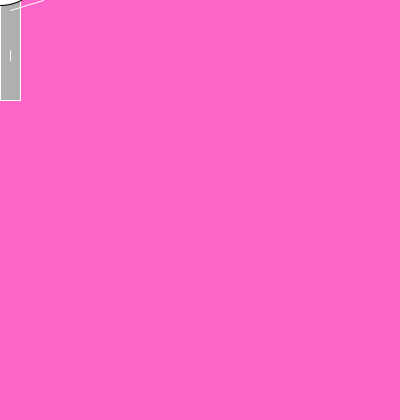
Frame 1 (no input)
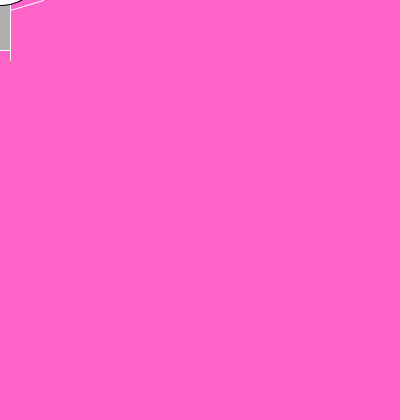
Frame 60 (the mouse pressed at the canvas centre just before this capture)
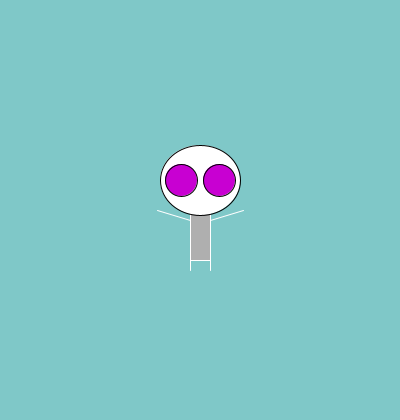
Frame 120 (the mouse held since frame 60 and released just before this capture)

The Processing sketch that drew these frames (run headless with seeded random() and noise(); from frame 60 on, the mouse is pressed at the canvas centre):

// Processing sketch: processing_5849
// ── processing_5849.pde

void setup() {  
  size (400,420);  
  smooth();  
  frameRate(30);  
}  
  
void draw() {  
  // Achtergrond kleur verandert bij beweging
  background(0);  
    
  if(mouseX < width/3) {  
  background(255,100,200);  
  }else if (mouseX < 2*width/3) {  
  background(127,200,200);  
  }else{  
  background(0);  
} 
  //  Teken Zooq met code
  DrawMuismankat();    
 
  ellipseMode(CENTER);  
  rectMode(CENTER);  
 
 
} 
 
   //tekenen zooq in void
   void DrawMuismankat() 
{   
   //Draw Zoog's lichaam 
   stroke(255);  
   fill(175);  
   rect(mouseX,mouseY,20,100);  
   
   //Draw Zoog's hoofd  
   stroke(0);  
   fill(255);  
   ellipse(mouseX,mouseY-30,80,70);  
   
   //Draw Zoog's ogen  
   fill(mouseX,0,mouseY);  
   ellipse(mouseX-19,mouseY-30,32,32);  
   ellipse(mouseX+19,mouseY-30,32,32);  
 
  
   //Oren bij verschillende breedte muis-man-kat
   noStroke();   
   if(mouseX < width/3) {  
   fill(255);
   stroke(0); 
   ellipse(mouseX-25,mouseY-65,40,40);
   ellipse(mouseX+25,mouseY-65,40,40);
   fill(255,0,0);
   ellipse(mouseX-25,mouseY-62,30,30);
   ellipse(mouseX+25,mouseY-62,30,30);
   fill(0); 
   rect(mouseX+0,mouseY-18,5,5);
   }else if (mouseX < 2*width/3) {  
   fill(127);  
   }else{  
   fill(0);  
   rect(mouseX-0,mouseY-65,60,10);
   rect(mouseX-0,mouseY-60,40,20);
   fill(0); 
   rect(mouseX+0,mouseY-18,5,5);
   //katten ogen
   rect(mouseX+20,mouseY-30,4,15);
   rect(mouseX-20,mouseY-30,4,15);
   }   
  
  //Zoog armpje R
  stroke(255);  
  line(mouseX+10,mouseY+10,pmouseX+43,pmouseY+00);   
   
   
  //Zoog armpje L
  stroke(255);
  line(mouseX-10,mouseY+10,pmouseX-43,pmouseY-00); 
 
   
 //Draw Zoog's poten  
  stroke(255);  
  line(mouseX-10,mouseY+50,pmouseX-10,pmouseY+60);   
  line(mouseX+10,mouseY+50,pmouseX+10,pmouseY+60);   
}  
 // tekst miep/miauw
  void mousePressed() {  
  if (mousePressed && (mouseButton == LEFT)) { 
    println("Miauw!"); 
    background(255,0,255);  
} else if (mousePressed && (mouseButton == RIGHT))   
    println("Miep!"); 
  }
